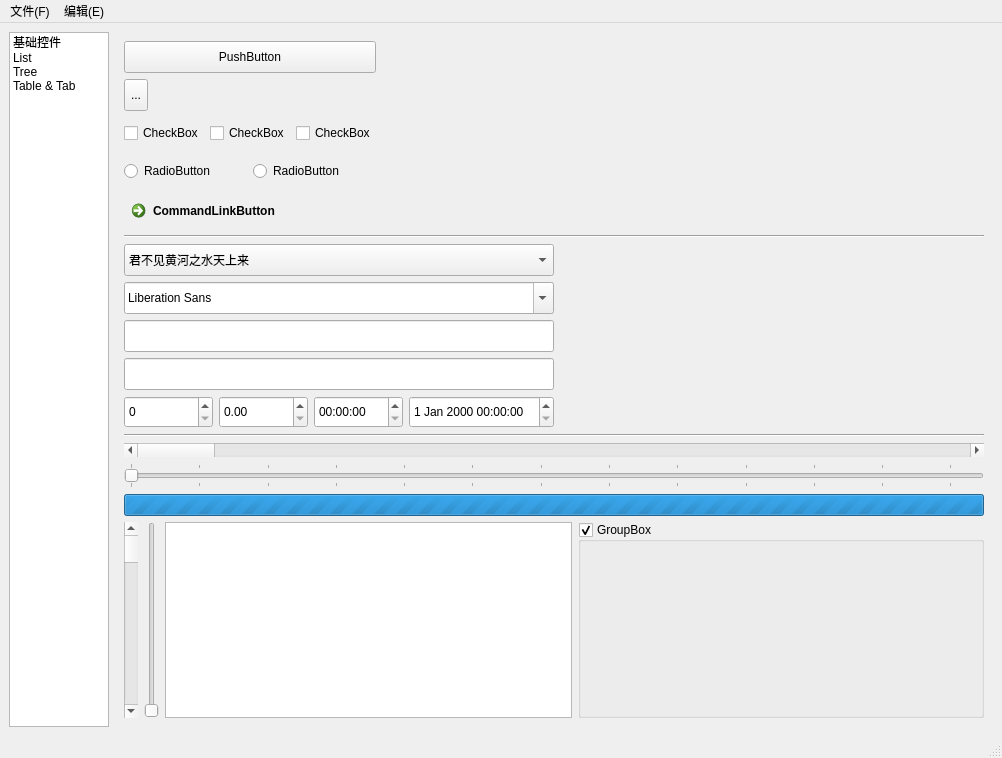
<?xml version="1.0" encoding="UTF-8"?>
<ui version="4.0">
 <class>MainWindow</class>
 <widget class="QMainWindow" name="MainWindow">
  <property name="geometry">
   <rect>
    <x>0</x>
    <y>0</y>
    <width>1002</width>
    <height>758</height>
   </rect>
  </property>
  <property name="windowTitle">
   <string>MainWindow</string>
  </property>
  <widget class="QWidget" name="centralwidget">
   <layout class="QGridLayout" name="gridLayout">
    <item row="0" column="0">
     <widget class="QListWidget" name="listWidget">
      <property name="sizePolicy">
       <sizepolicy hsizetype="Fixed" vsizetype="Expanding">
        <horstretch>0</horstretch>
        <verstretch>0</verstretch>
       </sizepolicy>
      </property>
      <property name="maximumSize">
       <size>
        <width>100</width>
        <height>16777215</height>
       </size>
      </property>
      <item>
       <property name="text">
        <string>基础控件</string>
       </property>
      </item>
      <item>
       <property name="text">
        <string>List</string>
       </property>
      </item>
      <item>
       <property name="text">
        <string>Tree</string>
       </property>
      </item>
      <item>
       <property name="text">
        <string>Table &amp; Tab</string>
       </property>
      </item>
     </widget>
    </item>
    <item row="0" column="1">
     <widget class="QStackedWidget" name="stackedWidget">
      <property name="currentIndex">
       <number>0</number>
      </property>
      <widget class="QWidget" name="page">
       <layout class="QGridLayout" name="gridLayout_8">
        <item row="0" column="0">
         <layout class="QGridLayout" name="gridLayout_2">
          <item row="3" column="0">
           <layout class="QHBoxLayout" name="horizontalLayout_2">
            <item>
             <widget class="QRadioButton" name="radioButton">
              <property name="minimumSize">
               <size>
                <width>0</width>
                <height>32</height>
               </size>
              </property>
              <property name="text">
               <string>RadioButton</string>
              </property>
             </widget>
            </item>
            <item>
             <widget class="QRadioButton" name="radioButton_2">
              <property name="minimumSize">
               <size>
                <width>0</width>
                <height>32</height>
               </size>
              </property>
              <property name="text">
               <string>RadioButton</string>
              </property>
             </widget>
            </item>
           </layout>
          </item>
          <item row="4" column="0">
           <widget class="QCommandLinkButton" name="commandLinkButton">
            <property name="text">
             <string>CommandLinkButton</string>
            </property>
           </widget>
          </item>
          <item row="0" column="0">
           <widget class="QPushButton" name="pushButton">
            <property name="minimumSize">
             <size>
              <width>0</width>
              <height>32</height>
             </size>
            </property>
            <property name="text">
             <string>PushButton</string>
            </property>
           </widget>
          </item>
          <item row="2" column="0">
           <layout class="QHBoxLayout" name="horizontalLayout">
            <item>
             <widget class="QCheckBox" name="checkBox">
              <property name="minimumSize">
               <size>
                <width>0</width>
                <height>32</height>
               </size>
              </property>
              <property name="text">
               <string>CheckBox</string>
              </property>
              <property name="tristate">
               <bool>true</bool>
              </property>
             </widget>
            </item>
            <item>
             <widget class="QCheckBox" name="checkBox_2">
              <property name="minimumSize">
               <size>
                <width>0</width>
                <height>32</height>
               </size>
              </property>
              <property name="text">
               <string>CheckBox</string>
              </property>
             </widget>
            </item>
            <item>
             <widget class="QCheckBox" name="checkBox_3">
              <property name="minimumSize">
               <size>
                <width>0</width>
                <height>32</height>
               </size>
              </property>
              <property name="text">
               <string>CheckBox</string>
              </property>
             </widget>
            </item>
           </layout>
          </item>
          <item row="1" column="0">
           <widget class="QToolButton" name="toolButton">
            <property name="minimumSize">
             <size>
              <width>0</width>
              <height>32</height>
             </size>
            </property>
            <property name="text">
             <string>...</string>
            </property>
           </widget>
          </item>
          <item row="2" column="1">
           <spacer name="horizontalSpacer">
            <property name="orientation">
             <enum>Qt::Horizontal</enum>
            </property>
            <property name="sizeHint" stdset="0">
             <size>
              <width>40</width>
              <height>20</height>
             </size>
            </property>
           </spacer>
          </item>
         </layout>
        </item>
        <item row="1" column="0">
         <widget class="Line" name="line">
          <property name="orientation">
           <enum>Qt::Horizontal</enum>
          </property>
         </widget>
        </item>
        <item row="2" column="0">
         <layout class="QGridLayout" name="gridLayout_6">
          <item row="1" column="1">
           <spacer name="horizontalSpacer_2">
            <property name="orientation">
             <enum>Qt::Horizontal</enum>
            </property>
            <property name="sizeHint" stdset="0">
             <size>
              <width>40</width>
              <height>20</height>
             </size>
            </property>
           </spacer>
          </item>
          <item row="2" column="0">
           <widget class="QLineEdit" name="lineEdit">
            <property name="minimumSize">
             <size>
              <width>0</width>
              <height>32</height>
             </size>
            </property>
           </widget>
          </item>
          <item row="4" column="0">
           <layout class="QHBoxLayout" name="horizontalLayout_3">
            <item>
             <widget class="QSpinBox" name="spinBox">
              <property name="minimumSize">
               <size>
                <width>0</width>
                <height>32</height>
               </size>
              </property>
             </widget>
            </item>
            <item>
             <widget class="QDoubleSpinBox" name="doubleSpinBox">
              <property name="minimumSize">
               <size>
                <width>0</width>
                <height>32</height>
               </size>
              </property>
             </widget>
            </item>
            <item>
             <widget class="QTimeEdit" name="timeEdit">
              <property name="minimumSize">
               <size>
                <width>0</width>
                <height>32</height>
               </size>
              </property>
             </widget>
            </item>
            <item>
             <widget class="QDateTimeEdit" name="dateTimeEdit">
              <property name="minimumSize">
               <size>
                <width>0</width>
                <height>32</height>
               </size>
              </property>
             </widget>
            </item>
           </layout>
          </item>
          <item row="0" column="0">
           <widget class="QComboBox" name="comboBox">
            <property name="minimumSize">
             <size>
              <width>0</width>
              <height>32</height>
             </size>
            </property>
            <item>
             <property name="text">
              <string>君不见黄河之水天上来</string>
             </property>
            </item>
            <item>
             <property name="text">
              <string>奔流到海不复回</string>
             </property>
            </item>
            <item>
             <property name="text">
              <string>君不见高堂明镜悲白发</string>
             </property>
            </item>
            <item>
             <property name="text">
              <string>朝如青丝暮成雪</string>
             </property>
            </item>
           </widget>
          </item>
          <item row="1" column="0">
           <widget class="QFontComboBox" name="fontComboBox">
            <property name="minimumSize">
             <size>
              <width>0</width>
              <height>32</height>
             </size>
            </property>
           </widget>
          </item>
          <item row="3" column="0">
           <widget class="QLineEdit" name="lineEdit_2">
            <property name="minimumSize">
             <size>
              <width>0</width>
              <height>32</height>
             </size>
            </property>
            <property name="readOnly">
             <bool>true</bool>
            </property>
           </widget>
          </item>
         </layout>
        </item>
        <item row="3" column="0">
         <widget class="Line" name="line_2">
          <property name="orientation">
           <enum>Qt::Horizontal</enum>
          </property>
         </widget>
        </item>
        <item row="4" column="0">
         <layout class="QGridLayout" name="gridLayout_7">
          <item row="0" column="0">
           <layout class="QVBoxLayout" name="verticalLayout">
            <item>
             <widget class="QScrollBar" name="horizontalScrollBar">
              <property name="orientation">
               <enum>Qt::Horizontal</enum>
              </property>
             </widget>
            </item>
            <item>
             <widget class="QSlider" name="horizontalSlider">
              <property name="orientation">
               <enum>Qt::Horizontal</enum>
              </property>
              <property name="tickPosition">
               <enum>QSlider::TicksBothSides</enum>
              </property>
              <property name="tickInterval">
               <number>8</number>
              </property>
             </widget>
            </item>
            <item>
             <widget class="QProgressBar" name="progressBar">
              <property name="maximum">
               <number>0</number>
              </property>
              <property name="value">
               <number>-1</number>
              </property>
             </widget>
            </item>
           </layout>
          </item>
          <item row="1" column="0">
           <layout class="QHBoxLayout" name="horizontalLayout_4">
            <item>
             <widget class="QScrollBar" name="verticalScrollBar">
              <property name="orientation">
               <enum>Qt::Vertical</enum>
              </property>
             </widget>
            </item>
            <item>
             <widget class="QSlider" name="verticalSlider">
              <property name="orientation">
               <enum>Qt::Vertical</enum>
              </property>
             </widget>
            </item>
            <item>
             <widget class="QTextEdit" name="textEdit"/>
            </item>
            <item>
             <widget class="QGroupBox" name="groupBox">
              <property name="sizePolicy">
               <sizepolicy hsizetype="Expanding" vsizetype="Preferred">
                <horstretch>0</horstretch>
                <verstretch>0</verstretch>
               </sizepolicy>
              </property>
              <property name="title">
               <string>GroupBox</string>
              </property>
              <property name="checkable">
               <bool>true</bool>
              </property>
             </widget>
            </item>
           </layout>
          </item>
         </layout>
        </item>
       </layout>
      </widget>
      <widget class="QWidget" name="page_2">
       <layout class="QGridLayout" name="gridLayout_3">
        <item row="0" column="0">
         <widget class="QListWidget" name="listWidget_2">
          <item>
           <property name="text">
            <string>窗前明月光</string>
           </property>
          </item>
          <item>
           <property name="text">
            <string>疑是地上霜</string>
           </property>
          </item>
          <item>
           <property name="text">
            <string>举头望明月</string>
           </property>
          </item>
          <item>
           <property name="text">
            <string>低头思故乡</string>
           </property>
          </item>
         </widget>
        </item>
       </layout>
      </widget>
      <widget class="QWidget" name="page_3">
       <layout class="QGridLayout" name="gridLayout_4">
        <item row="0" column="0">
         <widget class="QTreeWidget" name="treeWidget">
          <column>
           <property name="text">
            <string>省份</string>
           </property>
          </column>
          <item>
           <property name="text">
            <string>四川</string>
           </property>
           <property name="checkState">
            <enum>Checked</enum>
           </property>
           <item>
            <property name="text">
             <string>成都</string>
            </property>
            <property name="checkState">
             <enum>Checked</enum>
            </property>
           </item>
           <item>
            <property name="text">
             <string>绵阳</string>
            </property>
            <property name="checkState">
             <enum>Checked</enum>
            </property>
           </item>
           <item>
            <property name="text">
             <string>德阳</string>
            </property>
            <property name="checkState">
             <enum>Checked</enum>
            </property>
           </item>
           <item>
            <property name="text">
             <string>资阳</string>
            </property>
            <property name="checkState">
             <enum>Checked</enum>
            </property>
           </item>
           <item>
            <property name="text">
             <string>遂宁</string>
            </property>
            <property name="checkState">
             <enum>Checked</enum>
            </property>
           </item>
          </item>
          <item>
           <property name="text">
            <string>云南</string>
           </property>
           <property name="checkState">
            <enum>Checked</enum>
           </property>
          </item>
          <item>
           <property name="text">
            <string>贵州</string>
           </property>
           <property name="checkState">
            <enum>Checked</enum>
           </property>
          </item>
         </widget>
        </item>
       </layout>
      </widget>
      <widget class="QWidget" name="page_4">
       <layout class="QGridLayout" name="gridLayout_5">
        <item row="0" column="0">
         <widget class="QTableWidget" name="tableWidget">
          <property name="alternatingRowColors">
           <bool>false</bool>
          </property>
          <property name="showGrid">
           <bool>true</bool>
          </property>
          <property name="gridStyle">
           <enum>Qt::SolidLine</enum>
          </property>
          <property name="sortingEnabled">
           <bool>true</bool>
          </property>
          <attribute name="verticalHeaderVisible">
           <bool>false</bool>
          </attribute>
          <row/>
          <row/>
          <row/>
          <row/>
          <column>
           <property name="text">
            <string>班级</string>
           </property>
          </column>
          <column>
           <property name="text">
            <string>姓名</string>
           </property>
          </column>
          <column>
           <property name="text">
            <string>年龄</string>
           </property>
          </column>
          <item row="0" column="0">
           <property name="text">
            <string>一班</string>
           </property>
           <property name="checkState">
            <enum>Checked</enum>
           </property>
          </item>
          <item row="0" column="1">
           <property name="text">
            <string>张一</string>
           </property>
          </item>
          <item row="0" column="2">
           <property name="text">
            <string>10</string>
           </property>
          </item>
          <item row="1" column="0">
           <property name="text">
            <string>二班</string>
           </property>
           <property name="checkState">
            <enum>Checked</enum>
           </property>
          </item>
          <item row="1" column="1">
           <property name="text">
            <string>张二</string>
           </property>
          </item>
          <item row="1" column="2">
           <property name="text">
            <string>10</string>
           </property>
          </item>
          <item row="2" column="0">
           <property name="text">
            <string>三班</string>
           </property>
           <property name="checkState">
            <enum>Checked</enum>
           </property>
          </item>
          <item row="2" column="1">
           <property name="text">
            <string>张一</string>
           </property>
          </item>
          <item row="2" column="2">
           <property name="text">
            <string>10</string>
           </property>
          </item>
          <item row="3" column="0">
           <property name="text">
            <string>四班</string>
           </property>
           <property name="checkState">
            <enum>Checked</enum>
           </property>
          </item>
          <item row="3" column="1">
           <property name="text">
            <string>张一</string>
           </property>
          </item>
          <item row="3" column="2">
           <property name="text">
            <string>10</string>
           </property>
          </item>
         </widget>
        </item>
        <item row="0" column="1">
         <widget class="QTabWidget" name="tabWidget">
          <property name="tabsClosable">
           <bool>true</bool>
          </property>
          <property name="movable">
           <bool>true</bool>
          </property>
          <widget class="QWidget" name="tab">
           <attribute name="title">
            <string>Tab 1</string>
           </attribute>
          </widget>
          <widget class="QWidget" name="tab_2">
           <attribute name="title">
            <string>Tab 2</string>
           </attribute>
          </widget>
         </widget>
        </item>
       </layout>
      </widget>
     </widget>
    </item>
   </layout>
  </widget>
  <widget class="QMenuBar" name="menubar">
   <property name="geometry">
    <rect>
     <x>0</x>
     <y>0</y>
     <width>1002</width>
     <height>22</height>
    </rect>
   </property>
   <widget class="QMenu" name="menuF">
    <property name="title">
     <string>文件(F)</string>
    </property>
    <widget class="QMenu" name="menuOpenFile">
     <property name="title">
      <string>Open File</string>
     </property>
     <addaction name="actionQwidgetCpp"/>
     <addaction name="actionQwidgetH"/>
    </widget>
    <addaction name="actionNewCreate"/>
    <addaction name="menuOpenFile"/>
    <addaction name="actionCloseFile"/>
    <addaction name="separator"/>
    <addaction name="actionExit"/>
   </widget>
   <widget class="QMenu" name="menuE">
    <property name="title">
     <string>编辑(E)</string>
    </property>
    <addaction name="actionRedo"/>
    <addaction name="actionUndo"/>
    <addaction name="separator"/>
    <addaction name="actionCut"/>
    <addaction name="actionCopy"/>
    <addaction name="actionPaste"/>
   </widget>
   <addaction name="menuF"/>
   <addaction name="menuE"/>
  </widget>
  <widget class="QStatusBar" name="statusbar"/>
  <action name="actionNewCreate">
   <property name="text">
    <string>New Create</string>
   </property>
  </action>
  <action name="actionCloseFile">
   <property name="text">
    <string>Close File</string>
   </property>
  </action>
  <action name="actionExit">
   <property name="text">
    <string>Exit</string>
   </property>
  </action>
  <action name="actionRedo">
   <property name="text">
    <string>Redo</string>
   </property>
  </action>
  <action name="actionUndo">
   <property name="text">
    <string>Undo</string>
   </property>
  </action>
  <action name="actionCut">
   <property name="text">
    <string>Cut</string>
   </property>
  </action>
  <action name="actionCopy">
   <property name="text">
    <string>Copy</string>
   </property>
  </action>
  <action name="actionPaste">
   <property name="text">
    <string>Paste</string>
   </property>
  </action>
  <action name="actionQwidgetCpp">
   <property name="text">
    <string>qwidget.cpp</string>
   </property>
  </action>
  <action name="actionQwidgetH">
   <property name="text">
    <string>qwidget.h</string>
   </property>
  </action>
 </widget>
 <resources/>
 <connections>
  <connection>
   <sender>listWidget</sender>
   <signal>currentRowChanged(int)</signal>
   <receiver>stackedWidget</receiver>
   <slot>setCurrentIndex(int)</slot>
   <hints>
    <hint type="sourcelabel">
     <x>59</x>
     <y>46</y>
    </hint>
    <hint type="destinationlabel">
     <x>642</x>
     <y>364</y>
    </hint>
   </hints>
  </connection>
 </connections>
</ui>
